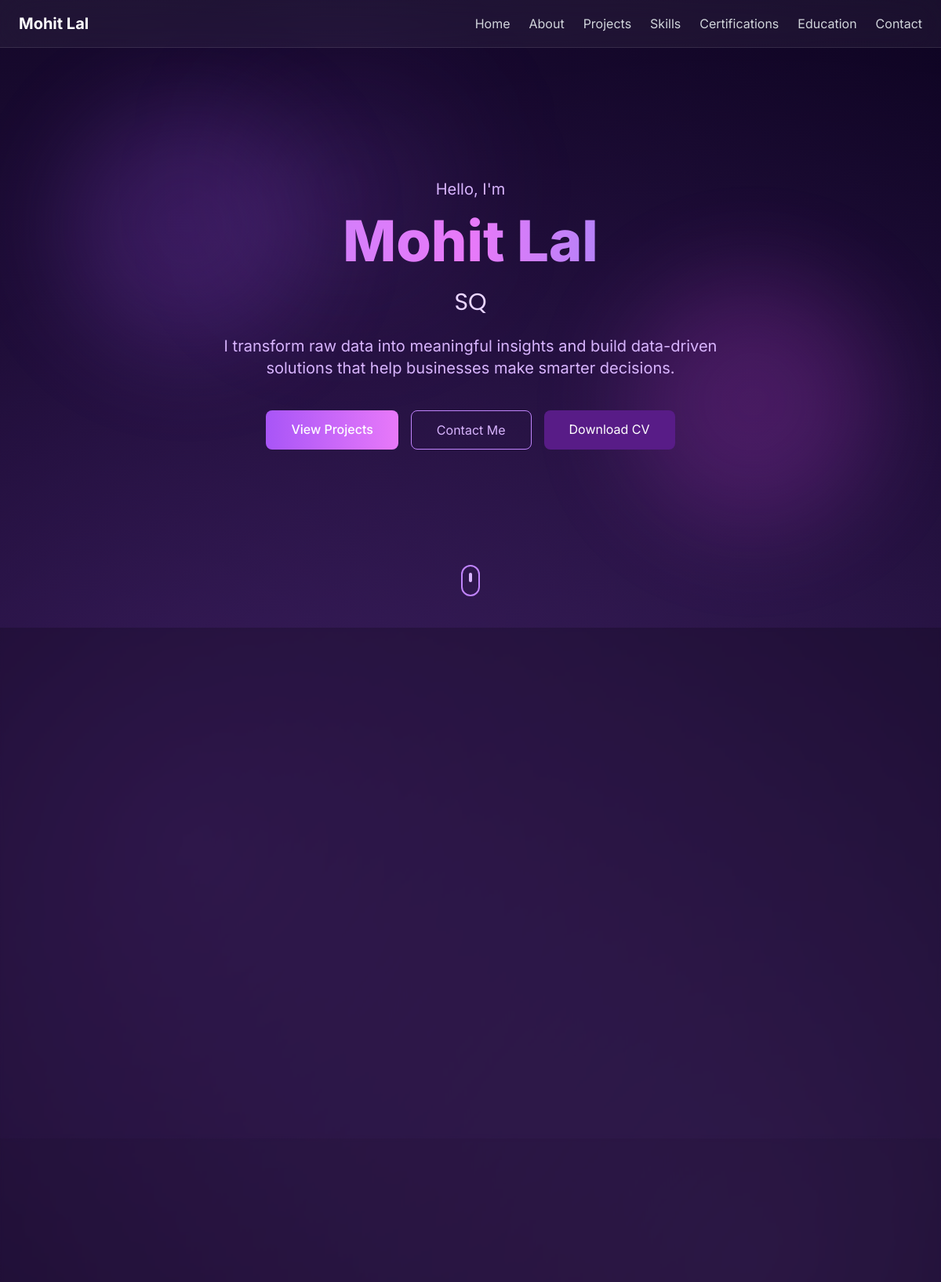
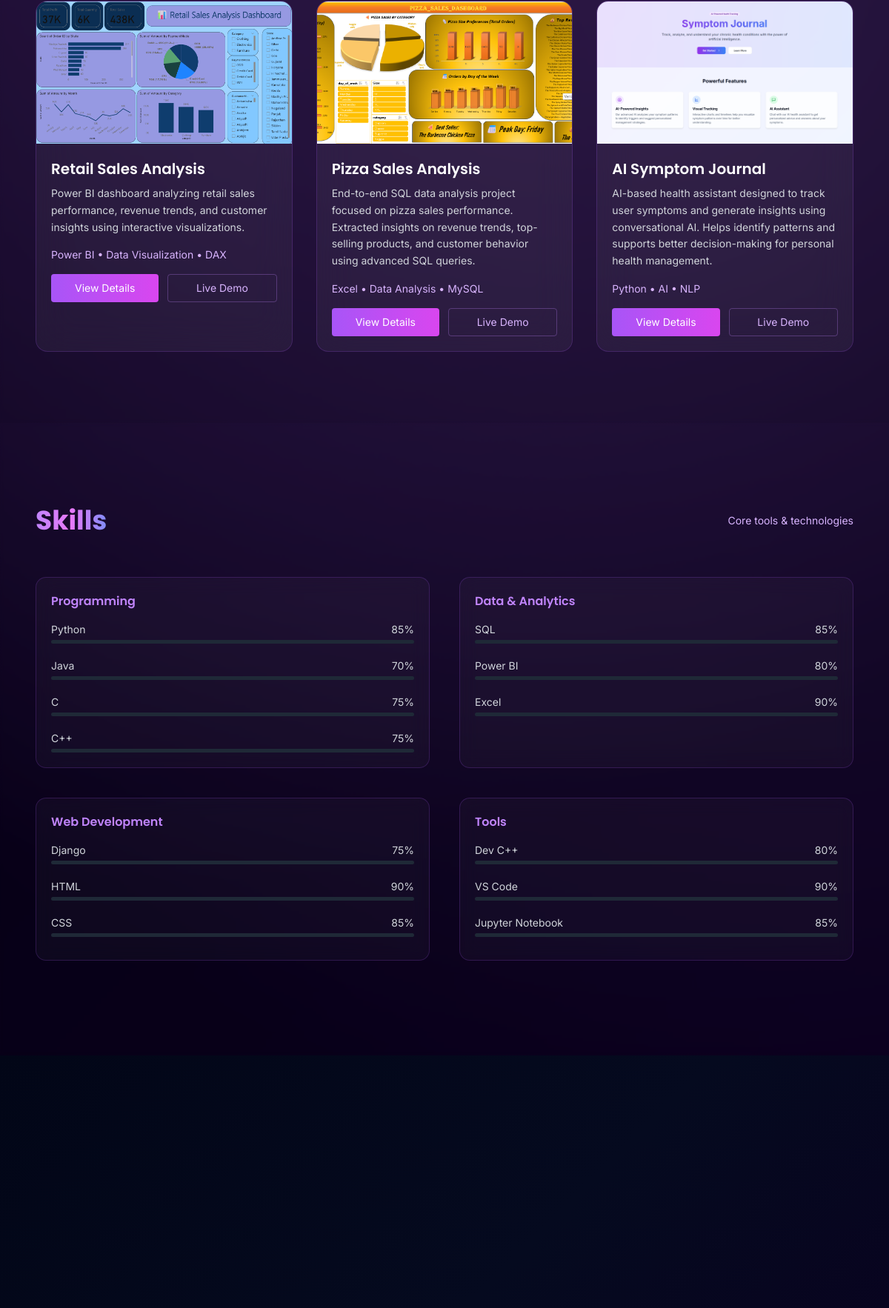
The page / (upper part) on the database its author committed (2 pictures, top to bottom).
### portfolio/models.py (models this page shows, shortened)
class Project(models.Model):
    title = models.CharField(max_length=200)
    description = models.TextField()
    link = models.URLField()
    tech_stack = models.CharField(max_length=200)
    image = models.ImageField(upload_to='projects/', blank=True)
    def tech_list(self):
        return self.tech_stack.split(',')

### portfolio/views.py (the view, shortened to what this page needs)
# urls.py: 2. Add a URL to urlpatterns:  path('', views.home, name='home')
def home(request):
    projects = Project.objects.all()
    return render(request, 'base.html', {
        'projects': projects
    })

### templates/base.html (shortened to what this page needs)
{% load static %}
<!DOCTYPE html>
<html lang="en">
<head>
    <link href="{% static 'css/output.css' %}" rel="stylesheet">
    <link rel="stylesheet" href="https://cdnjs.cloudflare.com/ajax/libs/font-awesome/6.5.0/css/all.min.css">
  </head>
<body class="bg-gray-900 text-white">
<nav id="navbar" class="fixed top-0 w-full z-50
    bg-white/5
    backdrop-blur-xl
    border-b border-white/10
    transition-all duration-300">
    <div class="max-w-7xl mx-auto px-6 py-4 flex justify-between items-center">
        <h1 class="text-xl font-bold text-white">Mohit Lal</h1>
        <div class="hidden md:flex gap-6 text-gray-300">
            <a href="#home" class="nav-link relative hover:text-purple-400 transition">Home</a>
            <a href="#about" class="nav-link relative hover:text-purple-400 transition">About</a>
            <a href="#projects" class="nav-link relative hover:text-purple-400 transition">Projects</a>
            <a href="#skills" class="nav-link relative hover:text-purple-400 transition">Skills</a>
            <a href="#certifications" class="nav-link relative hover:text-purple-400 transition">Certifications</a>
            <a href="#education" class="nav-link relative hover:text-purple-400 transition">Education</a>
            <a href="#contact" class="nav-link relative hover:text-purple-400 transition">Contact</a>
        </div>
    </div>
</nav>
<section id="home" class="min-h-screen flex items-center justify-center relative overflow-hidden">
    <div id="cursor-glow"></div>
    <div class="absolute inset-0
        bg-[radial-gradient(circle_at_20%_20%,rgba(168,85,247,0.25),transparent_40%),
            radial-gradient(circle_at_80%_30%,rgba(232,121,249,0.2),transparent_40%),
            linear-gradient(135deg,#0b001a,#140033,#1f003d)]">
    </div>
    <div class="absolute top-32 left-20 w-80 h-80 bg-purple-500 opacity-20 blur-3xl rounded-full"></div>
    <div class="absolute bottom-32 right-20 w-80 h-80 bg-fuchsia-500 opacity-20 blur-3xl rounded-full"></div>
    <div class="relative z-10 text-center px-6 max-w-4xl">
        <p class="text-purple-300 text-xl mb-4">
            Hello, I'm
        </p>
        <h1 class="text-5xl md:text-7xl font-extrabold mb-6
                   bg-gradient-to-r from-purple-400 via-fuchsia-400 to-indigo-400
                   text-transparent bg-clip-text
                   drop-shadow-[0_0_6px_rgba(168,85,247,0.2)]">
        </h1>
        <h2 class="text-2xl md:text-3xl text-purple-200 mb-6">
            <span id="typing"></span>
        </h2>
        <p class="text-purple-300 text-lg md:text-xl leading-relaxed mb-10 max-w-2xl mx-auto">
            I transform raw data into meaningful insights and build data-driven solutions
            that help businesses make smarter decisions.
        </p>
        <div class="flex justify-center gap-4 flex-wrap">
            <a href="#projects"
               class="bg-gradient-to-r from-purple-500 to-fuchsia-400
                      px-8 py-3 rounded-lg text-white font-medium
                      hover:scale-105 hover:shadow-xl hover:shadow-purple-500/40
                      transition duration-300">
                View Projects
            </a>
            <a href="#contact"
               class="border border-purple-400 px-8 py-3 rounded-lg text-purple-300
                      hover:bg-purple-500 hover:text-white
                      transition duration-300">
                Contact Me
            </a>
            <a href="{% static 'resume.pdf' %}" download
               class="bg-purple-900 px-8 py-3 rounded-lg text-white
                      hover:bg-purple-700 hover:scale-105 transition duration-300">
                Download CV
            </a>
        </div>
    </div>
    <div class="absolute bottom-10 left-1/2 transform -translate-x-1/2">
        <div class="w-6 h-10 border-2 border-purple-400 rounded-full flex justify-center">
            <div class="w-1 h-3 bg-purple-300 mt-2 animate-bounce rounded"></div>
        </div>
    </div>
</section>
{% load static %}
<section id="about" class="py-28 relative overflow-hidden">
    <div class="absolute inset-0
        bg-[radial-gradient(circle_at_20%_30%,rgba(168,85,247,0.18),transparent_50%),
            radial-gradient(circle_at_80%_70%,rgba(232,121,249,0.15),transparent_50%),
            linear-gradient(135deg,#050014,#0a001f,#140033)]">
    </div>
    <div class="absolute inset-0 bg-black/20 backdrop-blur-[2px]"></div>
    <div class="relative z-10 max-w-6xl mx-auto px-6">
        <div class="grid md:grid-cols-2 gap-16 items-center">
        </div>
    </div>
</section>
<section id="projects" class="py-24 relative overflow-hidden">
  <div class="absolute inset-0
      bg-[radial-gradient(circle_at_30%_20%,rgba(192,132,252,0.18),transparent_50%),
          radial-gradient(circle_at_70%_80%,rgba(236,72,153,0.12),transparent_50%),
          linear-gradient(135deg,#030014,#09001f,#1a0033)]">
  </div>
  <div class="relative z-10 max-w-6xl mx-auto px-6">
    <div class="flex items-center justify-between mb-12">
    </div>
    <div class="grid md:grid-cols-2 lg:grid-cols-3 gap-8">
      {% for project in projects %}
      <div class="group reveal-card rounded-2xl overflow-hidden
                  border border-purple-500/20
                  bg-white/5 backdrop-blur-xl
                  transition duration-300 hover:-translate-y-2 hover:border-purple-400 hover:shadow-xl hover:shadow-purple-500/20">
        {% if project.image %}
        <div class="overflow-hidden">
          <img src="{{ project.image.url }}"
               class="w-full h-48 object-cover transition duration-300 group-hover:scale-105">
        </div>
        {% endif %}
        <div class="p-5">
          <h3 class="text-xl font-semibold mb-2
                     group-hover:text-purple-300 transition">
            {{ project.title }}
          </h3>
          <p class="text-gray-300 text-sm leading-relaxed mb-4">
            {{ project.description }}
          </p>
          <p class="text-sm mb-4">
            {% for tech in project.tech_list %}
              <span class="text-purple-300">{{ tech }}</span>{% if not forloop.last %}, {% endif %}
            {% endfor %}
          </p>
          <div class="flex gap-3">
            <button
              onclick="openModal('{{ project.title|escapejs }}','{{ project.description|escapejs }}','{{ project.image.url }}','{{ project.link }}')"
              class="flex-1 bg-gradient-to-r from-purple-500 to-fuchsia-500
                     px-3 py-2 rounded text-sm text-white
                     hover:scale-105 hover:shadow-lg hover:shadow-purple-500/40 transition">
              View Details
            </button>
            <a href="{{ project.link }}" target="_blank"
               class="flex-1 text-center border border-purple-400/30 px-3 py-2 rounded text-sm text-purple-300
                      hover:bg-purple-500 hover:text-white transition">
              Live Demo
            </a>
          </div>
        </div>
      </div>
      {% endfor %}
    </div>
  </div>
</section>
<section id="skills" class="py-28 pb-32 relative overflow-hidden">
  <div class="absolute inset-0
      bg-[radial-gradient(circle_at_30%_20%,rgba(168,85,247,0.12),transparent_50%),
          radial-gradient(circle_at_70%_80%,rgba(236,72,153,0.10),transparent_50%),
          linear-gradient(135deg,#060016,#0d0026,#1a0033)]">
  </div>
  <div class="absolute inset-0 bg-black/20 backdrop-blur-[2px]"></div>
  <div class="relative z-10 max-w-6xl mx-auto px-6">
    <div class="flex items-center justify-between mb-14">
      <h2 class="text-4xl font-bold font-[Poppins]
          bg-gradient-to-r from-purple-400 via-fuchsia-400 to-indigo-400
          bg-clip-text text-transparent
          drop-shadow-[0_0_6px_rgba(168,85,247,0.2)]">
      </h2>
      <span class="text-sm text-purple-300 font-[Inter]">
        Core tools & technologies
      </span>
    </div>
    <div class="grid md:grid-cols-2 gap-10">
      <div class="skill-card">
        <h3 class="skill-title">Programming</h3>
        <div class="space-y-5">
          <div>
            <div class="flex justify-between text-sm mb-1 text-gray-300">
              <span>Python</span><span>85%</span>
            </div>
            <div class="bar">
            </div>
          </div>
          <div>
            <div class="flex justify-between text-sm mb-1 text-gray-300">
              <span>Java</span><span>70%</span>
            </div>
            <div class="bar">
            </div>
          </div>
          <div>
            <div class="flex justify-between text-sm mb-1 text-gray-300">
              <span>C</span><span>75%</span>
            </div>
            <div class="bar">
            </div>
          </div>
          <div>
            <div class="flex justify-between text-sm mb-1 text-gray-300">
              <span>C++</span><span>75%</span>
            </div>
            <div class="bar">
            </div>
          </div>
        </div>
      </div>
      <div class="skill-card">
        <h3 class="skill-title">Data & Analytics</h3>
        <div class="space-y-5">
          <div>
            <div class="flex justify-between text-sm mb-1 text-gray-300">
              <span>SQL</span><span>85%</span>
            </div>
            <div class="bar">
            </div>
          </div>
          <div>
            <div class="flex justify-between text-sm mb-1 text-gray-300">
              <span>Power BI</span><span>80%</span>
            </div>
            <div class="bar">
            </div>
          </div>
          <div>
            <div class="flex justify-between text-sm mb-1 text-gray-300">
              <span>Excel</span><span>90%</span>
            </div>
            <div class="bar">
            </div>
          </div>
        </div>
      </div>
      <div class="skill-card">
        <h3 class="skill-title">Web Development</h3>
        <div class="space-y-5">
          <div>
            <div class="flex justify-between text-sm mb-1 text-gray-300">
              <span>Django</span><span>75%</span>
            </div>
            <div class="bar">
            </div>
          </div>
          <div>
            <div class="flex justify-between text-sm mb-1 text-gray-300">
              <span>HTML</span><span>90%</span>
            </div>
            <div class="bar">
            </div>
          </div>
          <div>
            <div class="flex justify-between text-sm mb-1 text-gray-300">
              <span>CSS</span><span>85%</span>
            </div>
            <div class="bar">
            </div>
          </div>
        </div>
      </div>
      <div class="skill-card">
        <h3 class="skill-title">Tools</h3>
        <div class="space-y-5">
          <div>
            <div class="flex justify-between text-sm mb-1 text-gray-300">
              <span>Dev C++</span><span>80%</span>
            </div>
            <div class="bar">
            </div>
          </div>
          <div>
            <div class="flex justify-between text-sm mb-1 text-gray-300">
              <span>VS Code</span><span>90%</span>
            </div>
            <div class="bar">
            </div>
          </div>
          <div>
            <div class="flex justify-between text-sm mb-1 text-gray-300">
              <span>Jupyter Notebook</span><span>85%</span>
            </div>
            <div class="bar">
            </div>
          </div>
        </div>
      </div>
    </div>
  </div>
</section>
<section id="certifications" class="py-24 relative overflow-hidden z-10">
  <div class="absolute inset-0 pointer-events-none z-0
      bg-[linear-gradient(135deg,#020617,#050a1f,#0a0020)]">
  </div>
  <div class="absolute top-20 left-20 w-72 h-72 bg-purple-600/10 blur-3xl rounded-full pointer-events-none z-0"></div>
  <div class="relative z-20 max-w-6xl mx-auto px-6">
    <div class="grid md:grid-cols-2 lg:grid-cols-3 gap-10">
    </div>
  </div>
</section>
{% load static %}
</body>

### templates/base.html (style rules this page uses)
html { scroll-behavior: smooth; }

### rows shown on the page
Project: image (picture), title "Retail Sales Analysis", description "Power BI dashboard analyzing retail sales performance, revenue trends, and customer insights using interactive visualizations.", tech_list "Power BI • Data Visualization • DAX"
Project: image (picture), title "Pizza Sales Analysis", description "End-to-end SQL data analysis project focused on pizza sales performance. Extracted insights on revenue trends, top-selling products, and customer behavior using advanced SQL queries.", tech_list "Excel • Data Analysis • MySQL"
Project: image (picture), title "AI Symptom Journal", description "AI-based health assistant designed to track user symptoms and generate insights using conversational AI. Helps identify patterns and supports better decision-making for personal health management.", tech_list "Python • AI • NLP"
